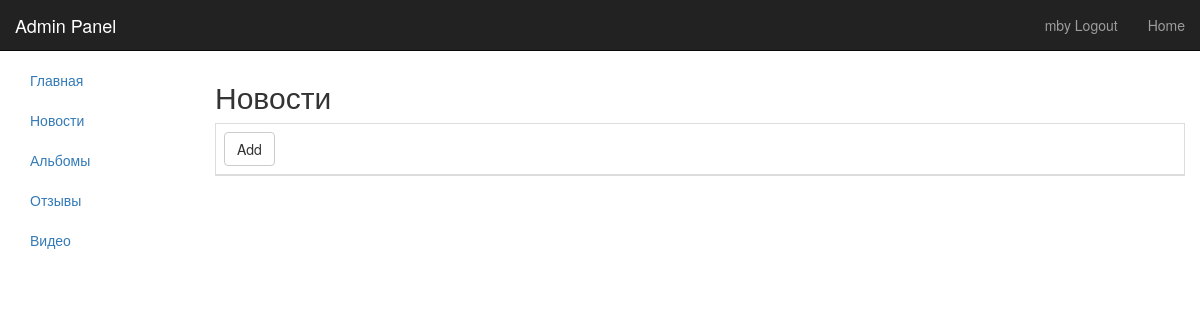
Before: /admin/?page=news with the older database file.
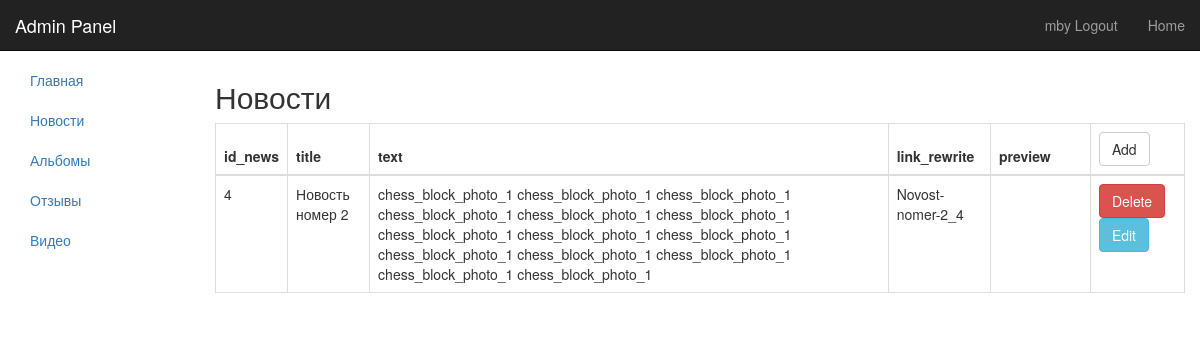
After: the same page with the newer database file.
### tables this page shows
CREATE TABLE IF NOT EXISTS `news` (
  `id_news` int(11) NOT NULL,
  `title` varchar(255) NOT NULL,
  `text` text NOT NULL,
  `preview` varchar(255) NOT NULL,
  `link_rewrite` varchar(255) NOT NULL,
  `video_link` varchar(255) DEFAULT NULL,
  `second_text` text,
  `chess_block_text_1` text,
  `chess_block_photo_1` varchar(255) DEFAULT NULL,
  `chess_block_text_2` text,
  `chess_block_photo_2` varchar(255) DEFAULT NULL,
  `date` timestamp NOT NULL DEFAULT CURRENT_TIMESTAMP,
  `type` enum('trends','news') NOT NULL,
  `end_text` text NOT NULL
);

### admin/views/news.php (the view, shortened to what this page needs)
<table id="dataTable" class="table  table-bordered table-hover table-responsive">
    <h2>Новости</h2>
    <thead>
    <tr>
        <?php foreach ($items as $i):
            foreach ($i as $key => $v): ?>
                <th><?=$key?></th>
            <?php endforeach;
            break;?>
        <?php endforeach ?>
        <th><a href="./?page=news&action=add" class="btn btn-default" >Add</a></th>
    </tr>
    </thead>
    <tbody>
    <?php foreach ($items as $i):?>
        <tr>
            <?php foreach ($i as $key => $v):?>
                    <?if($key == 'preview'):?>
                    <td style='background-size: contain !important;
                        height: 100px;width: 100px; background-position: center  !important; background-repeat: no-repeat !important;
                        background: url("../images/news/<?=$i['link_rewrite']?>/<?=$v?>")' >
                    </td>
                    <? else: ?>
                    <td>
                        <?=$v?>
                    </td>
                    <? endif?>
            <?php endforeach ?>
            <td id="buttonTh"><a style="70px margin-top: 5px;" class="btn btn-danger" href="./services/news.php?action=delete&id=<?php echo $i['id_news']?>" >Delete</a>
                <a style="70px margin-top: 5px;" class="btn btn-info" href="./?page=news&action=edit&id=<?php echo $i['id_news']?>" >Edit</a>
            </td>
        </tr>
    <?php endforeach ?>
    </tbody>
</table>

Changed rows visible on the page:
added news: key "id_news", key "title", key "text", key "link_rewrite", key "preview", id_news "4", title "Новость номер 2", text "chess_block_photo_1 chess_block_photo_1 chess_block_photo_1 chess_block_photo_1 chess_block_photo_1 chess_block_photo_1 chess_block_photo_1 chess_block_photo_1 chess_block_photo_1 chess_block_photo_1 chess_block_photo_1 chess_block_photo_1 chess_block_photo_1 chess_block_photo_1", link_rewrite "Novost-nomer-2_4"
